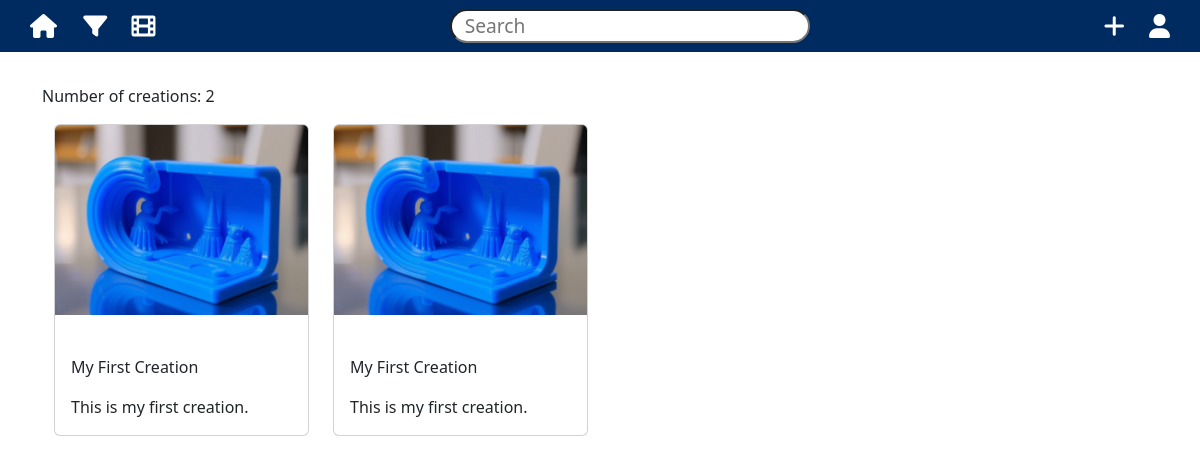
Before: / with the older database file.
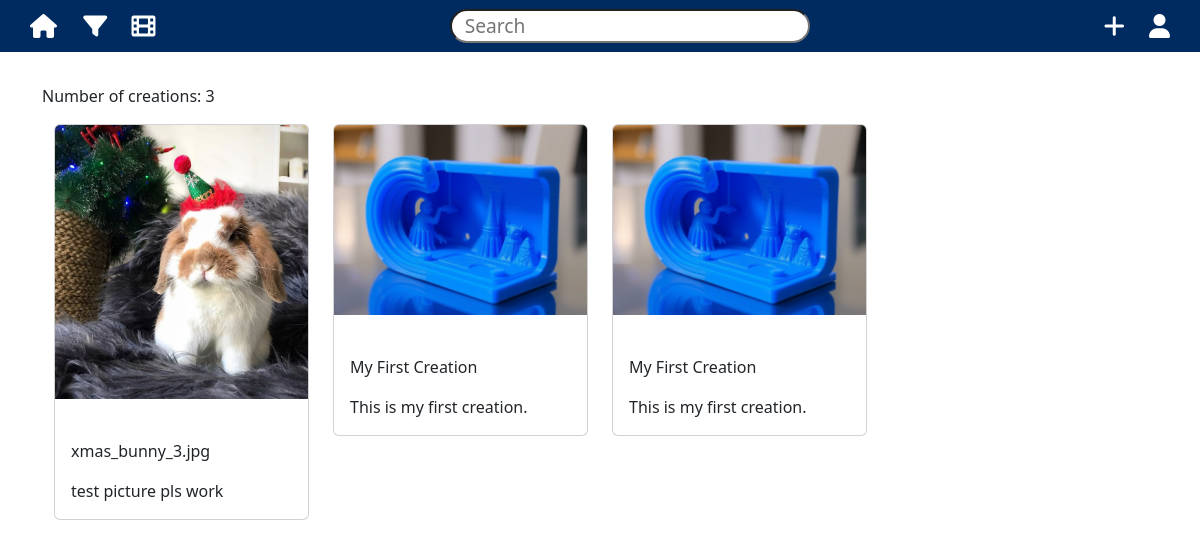
After: the same page with the newer database file.
### models.py (models this page shows, shortened)
class Creation(db.Model):
    __tablename__ = 'creation'  # Explicitly specify table name
    id = db.Column(db.Integer, primary_key=True)  # Primary key
    name = db.Column(db.String(200), nullable=False)  # Name/title of the creation
    student_id = db.Column(db.Integer, db.ForeignKey('users.id'))  # Foreign key to users table
    creation_date = db.Column(db.DateTime, default=datetime.utcnow)  # Timestamp of creation
    photo_path = db.Column(db.String(200))  # Path to photo file of the creation
    video_path = db.Column(db.String(200))  # Path to video file of the creation
    caption = db.Column(db.Text)  # Description or caption of the creation
    user = db.relationship('User', back_populates='creations')
    tools = db.relationship('Tool', secondary=creations_tools, back_populates='creations')

### app.py (the view)
@app.route('/')
def index():
    recent_creations = Creation.query.order_by(Creation.creation_date.desc()).limit(5).all() # Query  5 most recent creations, descending creation date
    return render_template('index.html', recent_creations=recent_creations)

### templates/index.html (shortened to what this page needs)
{% extends "base.html" %}
{% block content %}
<p>Number of creations: {{ recent_creations|length }}</p>
<div class="container-fluid">
    <div class="row row-cols-1 row-cols-sm-2 row-cols-md-3 row-cols-lg-4 g-4">
        {% for creation in recent_creations %}
            <div class="col">
                <div class="card img-container">
                    <img src="{{ creation.photo_path or '/static/example.png' }}"
                         class="card-img-top gal-img"
                         alt="{{ creation.name }}">
                    <div class="card-body">
                        <p class="card-text">{{ creation.name }}</p>
                        <p class="card-text">{{ creation.caption }}</p>
                    </div>
                </div>
            </div>
        {% endfor %}
    </div>
</div>
{% endblock %}

### templates/base.html (shortened to what this page needs)
<!doctype html>
<html lang="en">
<head>
    <link rel="stylesheet" href="{{ url_for('static', filename='style.css') }}">
    <link href="https://cdn.jsdelivr.net/npm/bootstrap@5.3.3/dist/css/bootstrap.min.css" rel="stylesheet">
    <link rel="stylesheet" href="https://cdnjs.cloudflare.com/ajax/libs/font-awesome/6.0.0-beta3/css/all.min.css">
</head>
<body>
    <nav class="navbar">
        <div class="nav-icons">
            <a href="{{ url_for('index') }}" class="brand">
                <i class="fa-solid fa-house"></i>
            </a>
            <i class="fa-solid fa-filter"></i>
            <a href="{{ url_for('gallery') }}" class="brand">
                <i class="fa-solid fa-film"></i>
            </a>
        </div>
        <input type="text" class="search-bar" placeholder="Search" style="color: black;">
        <div class="nav-icons">
            <a onclick="PullModal()">
            <i class="fa-solid fa-plus" data-bs-toggle="modal" data-bs-target="#exampleModal"></i>
            </a>
            <a href="{{ url_for('user_profile', user_id=4) }}">
            <a href="{{ url_for('login') }}" class="brand">
                <i class="fa-solid fa-user"></i>
            </a>
            </a>
        </div>
    </nav>
    <div class="container">
        {% block content %}
        {% endblock %}
    </div>
</body>
</html>

### static/style.css (style rules this page uses)
body { font-family: Arial, sans-serif; margin: 0; padding: 0; }
nav { background-color: #1d1b5b; color: #ecf0f1; padding: 1em 0; }
nav .brand { font-size: 1.5em; color: #ecf0f1; text-decoration: none; }
.navbar { display: flex; align-items: center; justify-content: space-between; padding: 10px 20px; background-color: #002B61; color: #fff; }
.nav-icons i, .search-bar, .fas { margin: 0 10px; color: #fff; font-size: 24px; }
.nav-icons { padding: 0 20px; }
.search-bar { width: 30%; border-radius: 25px; padding-left: 13px; font-size: 120%; }
.container { width: 90%; margin: 2em auto; }

Changed rows visible on the page:
added Creation: name (picture), name "xmas_bunny_3.jpg", caption "test picture pls work"
Other visible differences:
{{ recent_creations|length }}: "2" → "3"
